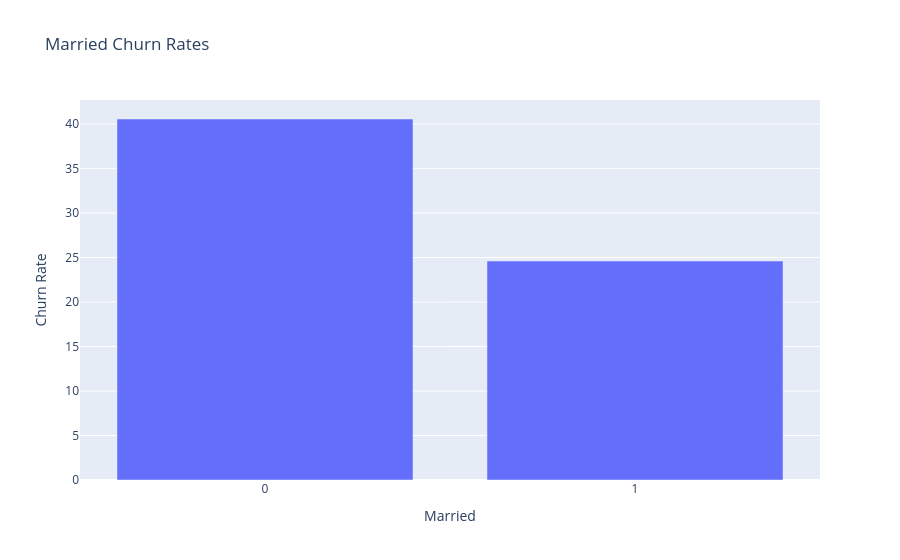

The notebook cell this image was saved under:
### Code cell
temp = df.groupby('Married')['Churn'].mean()
fig = px.bar(
    x = temp.index.astype(str),
    y = (temp.values) *  100,
    title = 'Married Churn Rates',
    labels  = 'Churn Rate'
)
fig.update_xaxes(title = 'Married')
fig.update_yaxes(title = 'Churn Rate')
fig.show()

### Figure 1 — Plotly figure (JSON) as saved in the notebook; plotly's stock layout.template omitted (floating-point values rounded to 4 significant figures)
{"data": [{"hovertemplate": "x=%{x}<br>y=%{y}<extra></extra>", "legendgroup": "", "marker": {"color": "#636efa", "pattern": {"shape": ""}}, "name": "", "orientation": "v", "showlegend": false, "textposition": "auto", "type": "bar", "x": ["0", "1"], "xaxis": "x", "y": [40.57, 24.61], "yaxis": "y"}], "layout": {"barmode": "relative", "legend": {"tracegroupgap": 0}, "title": {"text": "Married Churn Rates"}, "xaxis": {"anchor": "y", "domain": [0, 1], "title": {"text": "Married"}}, "yaxis": {"anchor": "x", "domain": [0, 1], "title": {"text": "Churn Rate"}}}}
